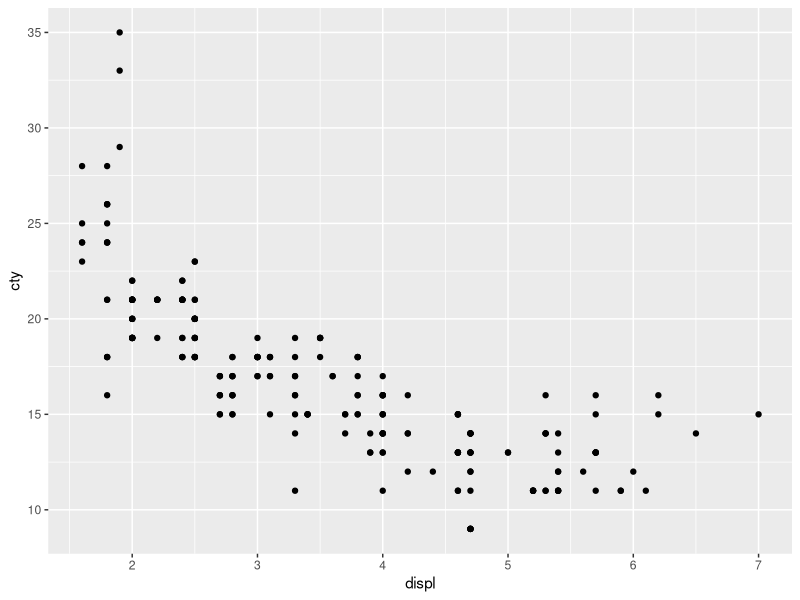
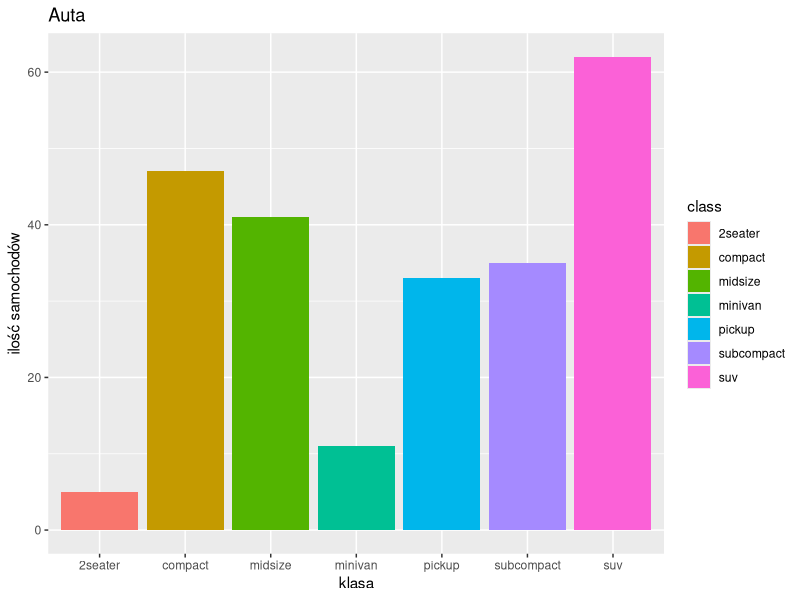
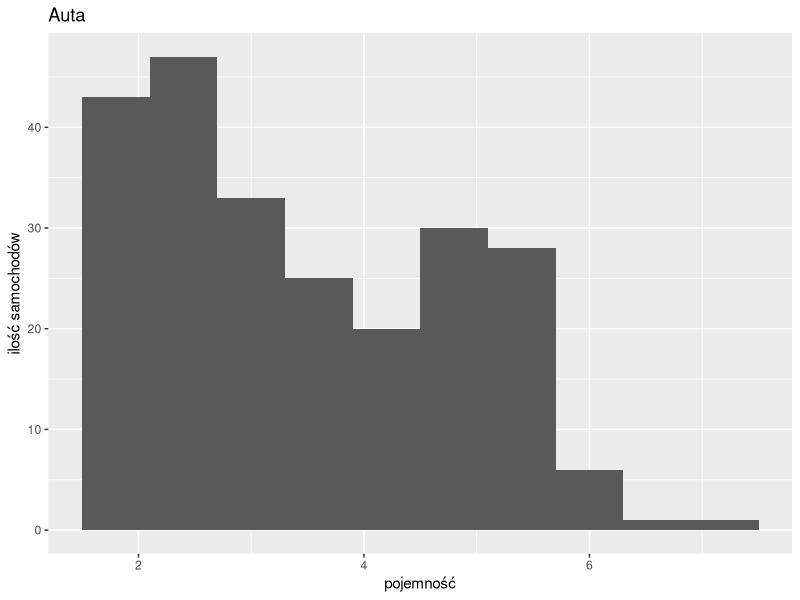
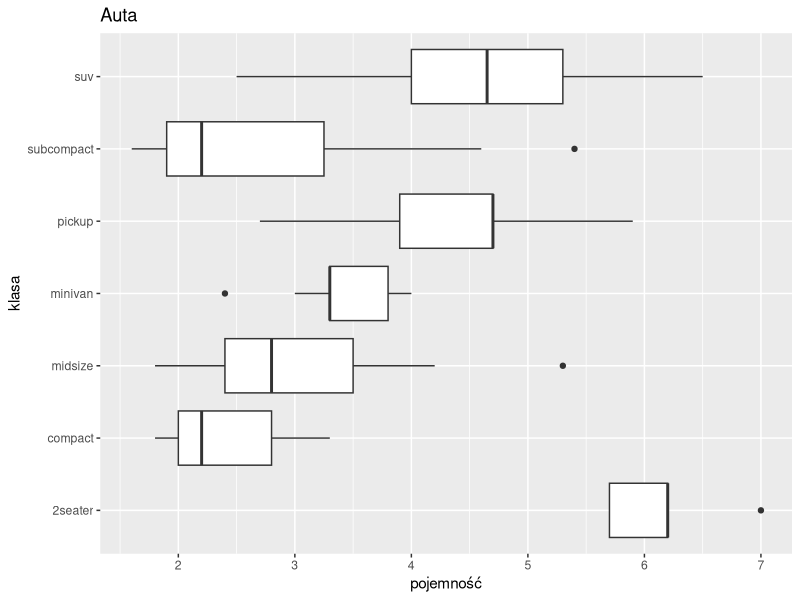

R code for these plots, in order:
library(tidyverse)

#ZADANIE 4-1
?mpg
mpg
View(mpg)
#1.liczba zmiennych: 11
#2.liczba obserwacji: 234
#3.engine displacement - pojemność silnika w litrach
#miles per gallon - spalanie silnika: 1 galon (ok.3,79 litra) na 1 milę
# 
#4.znaczenia zmiennych:
# manufacturer - producent
# Model - Nazwa modelu
# 
# displ - pojemność silnika w litrach
# 
# year - rok produkcji
# 
# cyl - Liczba cylindrów
# 
# trans - rodzaj skrzyni biegów (auto/manual)
# 
# drv - f = napęd na przednie koła, r = napęd na tylne koła, 4 = napęd na 4 koła
# 
# cty - mil miasta na galon (spalanie w mieście)
# 
# hwy - mil na autostradzie na galon (spalanie w trasie)
# 
# fl - typ paliwa
# 
# class - typ samochodu
# 

#ZADANIE 4-2
ggplot(data = mpg) +  
  geom_point(mapping = aes(x = displ, y = cty)) 

#ZADANIE 4-3
ggplot(data = mpg) +
  geom_bar(mapping = aes(x = class, fill = class)) +
  labs(title = "Auta", x = "klasa", y = "ilość samochodów")

#ZADANIE 4-4
ggplot(data = mpg) +
  geom_histogram(mapping  = aes(displ), bins = 10) +
  labs(title = "Auta", x = "pojemność", y = "ilość samochodów")

#ZADANIE 4-5
ggplot(data = mpg, aes(x = class, y = displ)) +
  geom_boxplot() +
  coord_flip() +
  labs(title = "Auta", x = "klasa", y = "pojemność")








